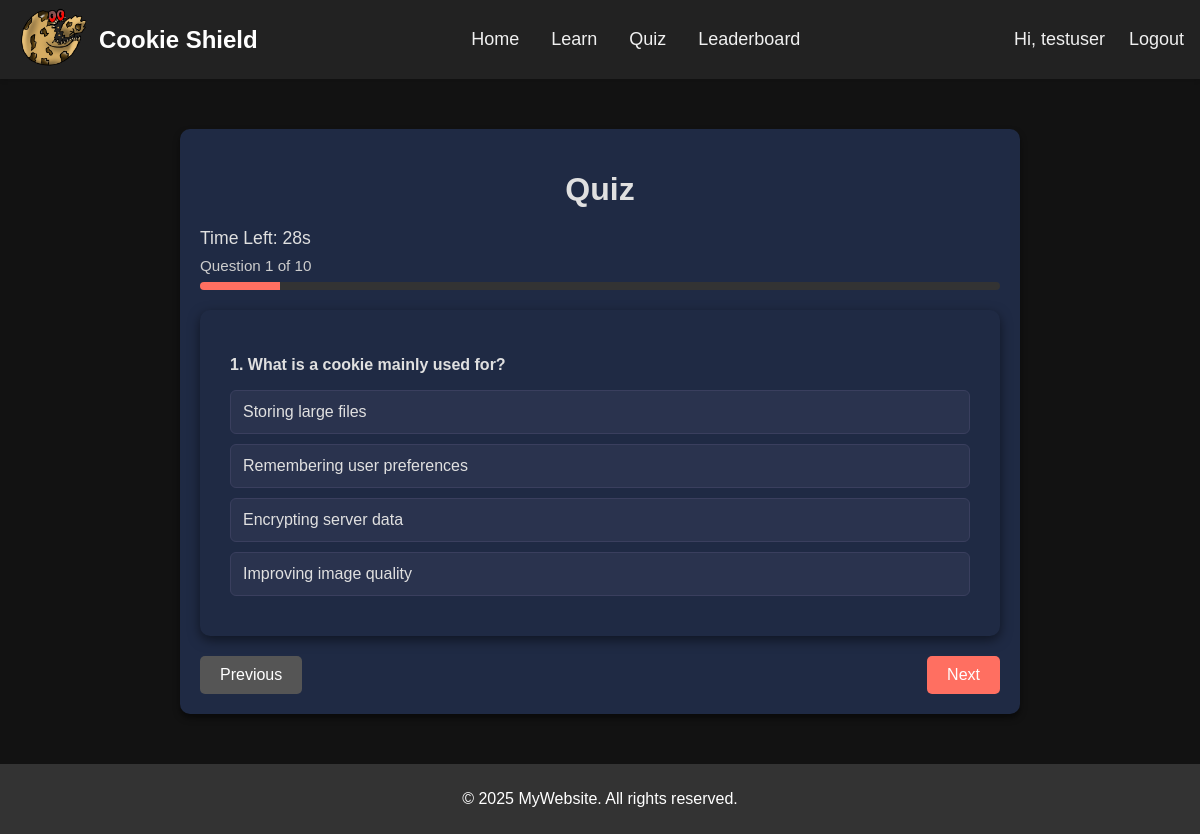
/quiz.php (signed in), run on the app's committed database.
### tables this page shows
CREATE TABLE IF NOT EXISTS `quiz_questions` (
  `id` int(11) NOT NULL AUTO_INCREMENT,
  `question` text NOT NULL,
  `option_a` varchar(255) NOT NULL,
  `option_b` varchar(255) NOT NULL,
  `option_c` varchar(255) NOT NULL,
  `option_d` varchar(255) NOT NULL,
  `correct_option` char(1) NOT NULL,
  PRIMARY KEY (`id`)
);

### quiz.php (the view, shortened to what this page needs)
<?php
$server = "localhost";
$dbUser = "root";
$dbPass = "";
$dbName = "FYP";
$conn = new mysqli($server,$dbUser,$dbPass,$dbName);
$res = $conn->query("SELECT * FROM quiz_questions");
$questions = $res->fetch_all(MYSQLI_ASSOC);
  ?>
<!DOCTYPE html>
<html lang="en">
<head>
  <link rel="stylesheet" href="styles.css">
</head>
<body>
  <header class="site-header">
    <nav class="site-nav">
      <a href="home.php" class="logo">
        <img src="images/cookies-logo.png" class="logo-img" alt="Logo">
        Cookie Shield
      </a>
      <ul class="nav-main">
        <li><a href="home.php">Home</a></li>
        <li><a href="learn.php">Learn</a></li>
        <li><a href="quiz.php" class="active">Quiz</a></li>
        <li><a href="leaderboard.php">Leaderboard</a></li>
      </ul>
      <ul class="nav-auth">
        <li><span class="username">Hi, <?=htmlspecialchars($_SESSION['username'])?></span></li>
        <li><a href="logout.php">Logout</a></li>
      </ul>
    </nav>
  </header>
  <div class="quiz-container">
    <h1>Quiz</h1>
    <div class="quiz-header">
      <div class="timer">Time Left: <span id="time">30</span>s</div>
      <div class="progress-text" id="progress-text">
      </div>
      <div class="progress">
        <div id="progress-bar"></div>
      </div>
    </div>
    <form id="quiz-form" action="quiz.php" method="POST">
      <?php foreach ($questions as $i => $q): ?>
        <div class="slide <?= $i === 0 ? 'active' : '' ?>">
          <p class="question">
            <strong><?= ($i+1) ?>. <?= htmlspecialchars($q['question']) ?></strong>
          </p>
          <div class="options">
            <label for="q<?= $q['id'] ?>A"><?= htmlspecialchars($q['option_a']) ?></label>
            <label for="q<?= $q['id'] ?>B"><?= htmlspecialchars($q['option_b']) ?></label>
            <label for="q<?= $q['id'] ?>C"><?= htmlspecialchars($q['option_c']) ?></label>
            <label for="q<?= $q['id'] ?>D"><?= htmlspecialchars($q['option_d']) ?></label>
          </div>
        </div>
      <?php endforeach; ?>
      <div class="nav-buttons">
        <button type="button" id="prev-btn" disabled>Previous</button>
        <button type="button" id="next-btn">Next</button>
      </div>
    </form>
  </div>
  <footer>
    <p>&copy; 2025 MyWebsite. All rights reserved.</p>
  </footer>
</body>
</html>

### styles.css (style rules this page uses)
body { background: #121212; color: #e0e0e0; font-family: Arial, sans-serif; margin: 0; padding: 0; box-sizing: border-box; }
.site-header { width: 100%; background: #222; box-shadow: 0 2px 4px rgba(0,0,0,0.1); position: sticky; top: 0; z-index: 100; }
.site-nav { display: flex; align-items: center; justify-content: space-between; padding: 0.5rem 1rem; }
.logo { display: flex; align-items: center; font-size: 1.5rem; font-weight: bold; color: #fff; text-decoration: none; }
.logo-img { width: 75px; margin-right: 0.5rem; }
.nav-main { list-style: none; display: flex; gap: 2rem; margin: 0; padding: 0; }
.nav-main a { color: #f0f0f0; text-decoration: none; font-size: 1.125rem; font-weight: 500; transition: color 0.2s; }
.nav-auth { list-style: none; display: flex; gap: 1.5rem; margin: 0; padding: 0; }
.nav-auth a, .nav-auth .username { color: #f0f0f0; text-decoration: none; font-size: 1.125rem; font-weight: 500; }
.quiz-container { max-width: 800px; margin: 50px auto; padding: 20px; background: #1f2a44; color: #e0e0e0; border-radius: 10px; box-shadow: 0 4px 6px rgba(0,0,0,0.5); }
.quiz-container h1 { font-size: 2rem; text-align: center; margin-bottom: 20px; }
.slide { display: none; }
.slide.active { display: block; padding: 30px; background: #1f2a44; color: #e0e0e0; border-radius: 10px; box-shadow: 0 4px 12px rgba(0,0,0,0.5); margin-bottom: 20px; }
.options label { display: block; margin: 10px 0; padding: 12px; background: #2a334e; color: #e0e0e0; border: 1px solid #3a3f5e; border-radius: 6px; cursor: pointer; transition: transform 0.2s, box-shadow 0.2s, background 0.2s; }
.nav-buttons { display: flex; justify-content: space-between; margin-top: 10px; }
.nav-buttons button { padding: 10px 20px; border: none; background: #ff6f61; color: #fff; border-radius: 5px; cursor: pointer; font-size: 1rem; transition: background 0.2s; }
.nav-buttons button:disabled { background: #555; cursor: default; }
footer { background: #333; color: white; text-align: center; padding: 10px 0; width: 100%; }
.quiz-header { display: flex; flex-direction: column; gap: 8px; margin-bottom: 20px; }
.timer { font-size: 1.1rem; color: #e0e0e0; }
.progress-text { font-size: 0.95rem; color: #ccc; }
.progress { width: 100%; height: 8px; background: #333; border-radius: 4px; overflow: hidden; }
#progress-bar { width: 0%; height: 100%; background: #ff6f61; transition: width 0.3s ease; }

### data on the page
quiz_questions: question "What is a cookie mainly used for?", option_a "Storing large files", option_b "Remembering user preferences", option_c "Encrypting server data", option_d "Improving image quality"

### other printed values
$_SESSION['username'] "testuser"
